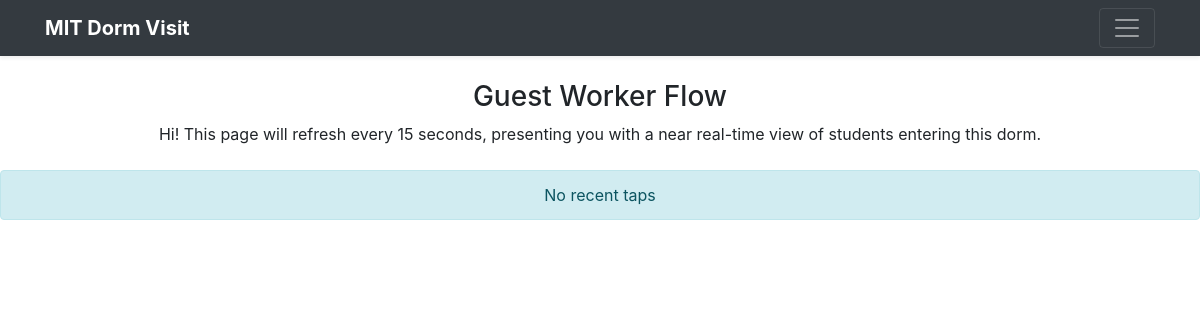
The app's page /guest-worker (signed in), older data.
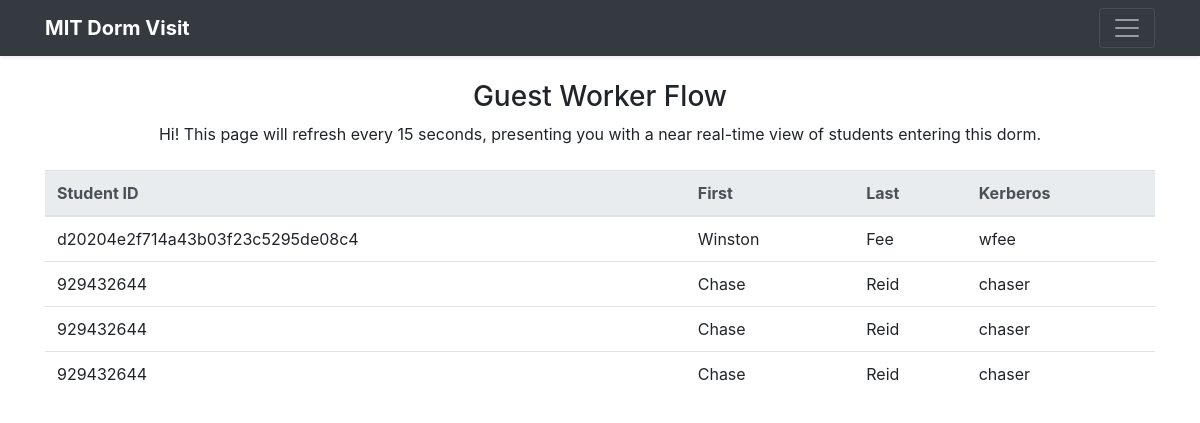
The same page, newer data.
### tables this page shows
CREATE TABLE "attempts" (
	"id"	INTEGER,
	"student_id"	TEXT,
	"student_fname"	TEXT,
	"student_lname"	TEXT,
	"student_kerb"	TEXT,
	"logged_time"	DATETIME,
	PRIMARY KEY("id")
);

### visit/views.py (the view)
@app.route('/guest-worker', methods=['GET', 'POST'])
@login_required
def guest_worker():
    atts = []
    get_all_attempts(atts)
    recent_entries = []
    now = datetime.now()
    for k in atts:
        dt = parse_date(k[5])
        print(dt)
        if(dt <= now + timedelta(minutes=10)):
            recent_entries.append(k)
    return render_template('guest_worker.html', recent_entries=recent_entries)

### visit/__init__.py (called while the page is built)
def get_all_attempts(arr):
    conn = sqlite3.connect(visitation_db)
    c = conn.cursor()
    things = c.execute('''SELECT * FROM attempts ORDER BY logged_time DESC''').fetchall()
    for row in things:
        arr.append(row)
    conn.commit()
    conn.close()

def login_required(f):
    @wraps(f)
    def wrap(*args, **kwargs):
        if 'logged_in' in session:
            return f(*args, **kwargs)
        else:
            return render_template('login.html')
    return wrap

### visit/templates/guest_worker.html (shortened to what this page needs)
{% extends 'header.html' %}
{% block body %}
<br />
<center><h3>Guest Worker Flow</h3></center>
<center>
Hi!
This page will refresh every 15 seconds, presenting you with a near real-time view of
students entering this dorm.
<br /><br />
{% if recent_entries %}
<div class="container">
<table class="table">
  <thead class="thead-light">
    <tr>
      <th scope="col">Student ID</th>
      <th scope="col">First</th>
      <th scope="col">Last</th>
      <th scope="col">Kerberos</th>
    </tr>
  </thead>
  <tbody>
    {% for entry in recent_entries %}
    <tr>
      <td>{{ entry[1] }}</td>
      <td>{{ entry[2] }}</td>
      <td>{{ entry[3] }}</td>
      <td>{{ entry[4] }}</td>
    </tr>
{% endfor %}
  </tbody>
</table>
</div>
{% else %}
<div class="alert alert-info">No recent taps</div>
{% endif %}
</center>
{% endblock %}

Row changes from the older to the newer data that the page shows:
added attempts: student "d20204e2f714a43b03f23c5295de08c4", student_fname "Winston", student_lname "Fee", student_kerb "wfee"
added attempts: student "929432644", student_fname "Chase", student_lname "Reid", student_kerb "chaser"
added attempts: student "929432644", student_fname "Chase", student_lname "Reid", student_kerb "chaser"
added attempts: student "929432644", student_fname "Chase", student_lname "Reid", student_kerb "chaser"
Text that changed along with them:
text no longer shown: "No recent taps"
text now shown: "Student ID First Last Kerberos"
